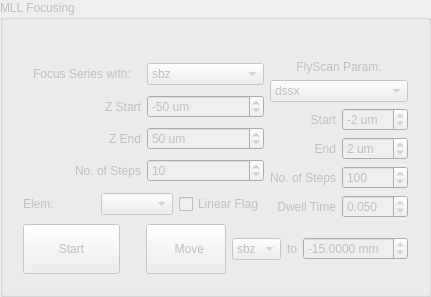
             <widget class="QGroupBox" name="groupBox_40">
              <property name="enabled">
               <bool>false</bool>
              </property>
              <property name="title">
               <string>MLL Focusing </string>
              </property>
              <layout class="QGridLayout" name="gridLayout_17">
               <item row="0" column="0">
                <widget class="QLabel" name="label_137">
                 <property name="sizePolicy">
                  <sizepolicy hsizetype="Preferred" vsizetype="Fixed">
                   <horstretch>0</horstretch>
                   <verstretch>0</verstretch>
                  </sizepolicy>
                 </property>
                 <property name="text">
                  <string/>
                 </property>
                </widget>
               </item>
               <item row="1" column="0">
                <layout class="QGridLayout" name="gridLayout_131">
                 <item row="2" column="0">
                  <layout class="QGridLayout" name="gridLayout_48">
                   <item row="0" column="0">
                    <widget class="QWidget" name="widget_9" native="true">
                     <layout class="QGridLayout" name="gridLayout_15">
                      <item row="0" column="2" rowspan="5">
                       <layout class="QVBoxLayout" name="verticalLayout_45">
                        <item>
                         <widget class="QLabel" name="label_83">
                          <property name="text">
                           <string>FlyScan Param.</string>
                          </property>
                          <property name="alignment">
                           <set>Qt::AlignCenter</set>
                          </property>
                         </widget>
                        </item>
                        <item>
                         <widget class="QComboBox" name="cb_foucsScanMotor_2">
                          <item>
                           <property name="text">
                            <string>dssx</string>
                           </property>
                          </item>
                          <item>
                           <property name="text">
                            <string>dssy</string>
                           </property>
                          </item>
                          <item>
                           <property name="text">
                            <string>dssz</string>
                           </property>
                          </item>
                         </widget>
                        </item>
                        <item>
                         <layout class="QHBoxLayout" name="horizontalLayout_75">
                          <item>
                           <widget class="QLabel" name="label_111">
                            <property name="text">
                             <string>Start</string>
                            </property>
                            <property name="alignment">
                             <set>Qt::AlignRight|Qt::AlignTrailing|Qt::AlignVCenter</set>
                            </property>
                           </widget>
                          </item>
                          <item>
                           <widget class="QSpinBox" name="sb_FocusScanMtrStart_2">
                            <property name="sizePolicy">
                             <sizepolicy hsizetype="Preferred" vsizetype="Fixed">
                              <horstretch>0</horstretch>
                              <verstretch>0</verstretch>
                             </sizepolicy>
                            </property>
                            <property name="suffix">
                             <string> um</string>
                            </property>
                            <property name="minimum">
                             <number>-15</number>
                            </property>
                            <property name="maximum">
                             <number>15</number>
                            </property>
                            <property name="singleStep">
                             <number>2</number>
                            </property>
                            <property name="value">
                             <number>-2</number>
                            </property>
                           </widget>
                          </item>
                         </layout>
                        </item>
                        <item>
                         <layout class="QHBoxLayout" name="horizontalLayout_83">
                          <item>
                           <widget class="QLabel" name="label_113">
                            <property name="text">
                             <string>End</string>
                            </property>
                            <property name="alignment">
                             <set>Qt::AlignRight|Qt::AlignTrailing|Qt::AlignVCenter</set>
                            </property>
                           </widget>
                          </item>
                          <item>
                           <widget class="QSpinBox" name="sb_FocusScanMtrEnd_2">
                            <property name="sizePolicy">
                             <sizepolicy hsizetype="Preferred" vsizetype="Fixed">
                              <horstretch>0</horstretch>
                              <verstretch>0</verstretch>
                             </sizepolicy>
                            </property>
                            <property name="suffix">
                             <string> um</string>
                            </property>
                            <property name="minimum">
                             <number>-15</number>
                            </property>
                            <property name="maximum">
                             <number>15</number>
                            </property>
                            <property name="singleStep">
                             <number>2</number>
                            </property>
                            <property name="value">
                             <number>2</number>
                            </property>
                           </widget>
                          </item>
                         </layout>
                        </item>
                        <item>
                         <layout class="QHBoxLayout" name="horizontalLayout_84">
                          <item>
                           <widget class="QLabel" name="label_114">
                            <property name="text">
                             <string>No. of Steps</string>
                            </property>
                            <property name="alignment">
                             <set>Qt::AlignRight|Qt::AlignTrailing|Qt::AlignVCenter</set>
                            </property>
                           </widget>
                          </item>
                          <item>
                           <widget class="QSpinBox" name="sb_FocusScanMtrStep_2">
                            <property name="sizePolicy">
                             <sizepolicy hsizetype="Preferred" vsizetype="Fixed">
                              <horstretch>0</horstretch>
                              <verstretch>0</verstretch>
                             </sizepolicy>
                            </property>
                            <property name="suffix">
                             <string/>
                            </property>
                            <property name="minimum">
                             <number>10</number>
                            </property>
                            <property name="maximum">
                             <number>1000</number>
                            </property>
                            <property name="singleStep">
                             <number>50</number>
                            </property>
                            <property name="value">
                             <number>100</number>
                            </property>
                           </widget>
                          </item>
                         </layout>
                        </item>
                        <item>
                         <layout class="QHBoxLayout" name="horizontalLayout_12">
                          <item>
                           <widget class="QLabel" name="label_120">
                            <property name="text">
                             <string>Dwell Time</string>
                            </property>
                            <property name="alignment">
                             <set>Qt::AlignRight|Qt::AlignTrailing|Qt::AlignVCenter</set>
                            </property>
                           </widget>
                          </item>
                          <item>
                           <widget class="QDoubleSpinBox" name="dsb_FocusScanDwell_2">
                            <property name="sizePolicy">
                             <sizepolicy hsizetype="Preferred" vsizetype="Fixed">
                              <horstretch>0</horstretch>
                              <verstretch>0</verstretch>
                             </sizepolicy>
                            </property>
                            <property name="decimals">
                             <number>3</number>
                            </property>
                            <property name="minimum">
                             <double>0.005000000000000</double>
                            </property>
                            <property name="maximum">
                             <double>0.500000000000000</double>
                            </property>
                            <property name="singleStep">
                             <double>0.010000000000000</double>
                            </property>
                            <property name="value">
                             <double>0.050000000000000</double>
                            </property>
                           </widget>
                          </item>
                         </layout>
                        </item>
                       </layout>
                      </item>
                      <item row="4" column="0" colspan="2">
                       <layout class="QHBoxLayout" name="horizontalLayout_88">
                        <item>
                         <widget class="QLabel" name="label_121">
                          <property name="text">
                           <string>Elem:</string>
                          </property>
                         </widget>
                        </item>
                        <item>
                         <widget class="QComboBox" name="cb_mll_focus_elem"/>
                        </item>
                        <item>
                         <widget class="QCheckBox" name="cb_linearFlag_zpFocus_2">
                          <property name="text">
                           <string>Linear Flag</string>
                          </property>
                         </widget>
                        </item>
                       </layout>
                      </item>
                      <item row="5" column="0">
                       <widget class="QPushButton" name="pb_mll_z_focus_start">
                        <property name="sizePolicy">
                         <sizepolicy hsizetype="Preferred" vsizetype="Fixed">
                          <horstretch>0</horstretch>
                          <verstretch>0</verstretch>
                         </sizepolicy>
                        </property>
                        <property name="text">
                         <string>
Start 
</string>
                        </property>
                       </widget>
                      </item>
                      <item row="5" column="1" colspan="2">
                       <layout class="QHBoxLayout" name="horizontalLayout_82">
                        <property name="leftMargin">
                         <number>20</number>
                        </property>
                        <item>
                         <widget class="QPushButton" name="pb_mll_z_focus_move">
                          <property name="sizePolicy">
                           <sizepolicy hsizetype="Minimum" vsizetype="Preferred">
                            <horstretch>0</horstretch>
                            <verstretch>0</verstretch>
                           </sizepolicy>
                          </property>
                          <property name="text">
                           <string>      Move    </string>
                          </property>
                         </widget>
                        </item>
                        <item>
                         <widget class="QComboBox" name="comboBox_3">
                          <item>
                           <property name="text">
                            <string>sbz</string>
                           </property>
                          </item>
                          <item>
                           <property name="text">
                            <string>hz</string>
                           </property>
                          </item>
                          <item>
                           <property name="text">
                            <string>vz</string>
                           </property>
                          </item>
                         </widget>
                        </item>
                        <item>
                         <widget class="QLabel" name="label_4">
                          <property name="text">
                           <string>to</string>
                          </property>
                          <property name="alignment">
                           <set>Qt::AlignCenter</set>
                          </property>
                         </widget>
                        </item>
                        <item>
                         <widget class="QDoubleSpinBox" name="dsb_ZPZ1TargetPos_2">
                          <property name="suffix">
                           <string> mm</string>
                          </property>
                          <property name="decimals">
                           <number>4</number>
                          </property>
                          <property name="minimum">
                           <double>-100.000000000000000</double>
                          </property>
                          <property name="maximum">
                           <double>20.000000000000000</double>
                          </property>
                          <property name="value">
                           <double>-15.000000000000000</double>
                          </property>
                         </widget>
                        </item>
                       </layout>
                      </item>
                      <item row="0" column="0" colspan="2">
                       <layout class="QGridLayout" name="gridLayout_12">
                        <item row="0" column="0">
                         <widget class="QLabel" name="label_84">
                          <property name="text">
                           <string>Focus Series with:</string>
                          </property>
                          <property name="alignment">
                           <set>Qt::AlignCenter</set>
                          </property>
                         </widget>
                        </item>
                        <item row="0" column="1">
                         <widget class="QComboBox" name="comboBox">
                          <item>
                           <property name="text">
                            <string>sbz</string>
                           </property>
                          </item>
                          <item>
                           <property name="text">
                            <string>hz</string>
                           </property>
                          </item>
                          <item>
                           <property name="text">
                            <string>vz</string>
                           </property>
                          </item>
                         </widget>
                        </item>
                       </layout>
                      </item>
                      <item row="1" column="0" colspan="2">
                       <layout class="QHBoxLayout" name="horizontalLayout_85">
                        <item>
                         <widget class="QLabel" name="label_115">
                          <property name="toolTip">
                           <string>relative start pos</string>
                          </property>
                          <property name="text">
                           <string>Z Start</string>
                          </property>
                          <property name="alignment">
                           <set>Qt::AlignRight|Qt::AlignTrailing|Qt::AlignVCenter</set>
                          </property>
                         </widget>
                        </item>
                        <item>
                         <widget class="QSpinBox" name="sb_ZPZ1RelativeStart_2">
                          <property name="sizePolicy">
                           <sizepolicy hsizetype="Preferred" vsizetype="Fixed">
                            <horstretch>0</horstretch>
                            <verstretch>0</verstretch>
                           </sizepolicy>
                          </property>
                          <property name="suffix">
                           <string> um</string>
                          </property>
                          <property name="minimum">
                           <number>-1000</number>
                          </property>
                          <property name="maximum">
                           <number>1000</number>
                          </property>
                          <property name="singleStep">
                           <number>10</number>
                          </property>
                          <property name="value">
                           <number>-50</number>
                          </property>
                         </widget>
                        </item>
                       </layout>
                      </item>
                      <item row="2" column="0" colspan="2">
                       <layout class="QHBoxLayout" name="horizontalLayout_86">
                        <item>
                         <widget class="QLabel" name="label_116">
                          <property name="toolTip">
                           <string>relative end pos</string>
                          </property>
                          <property name="text">
                           <string>Z End</string>
                          </property>
                          <property name="alignment">
                           <set>Qt::AlignRight|Qt::AlignTrailing|Qt::AlignVCenter</set>
                          </property>
                         </widget>
                        </item>
                        <item>
                         <widget class="QSpinBox" name="sb_ZPZ1RelativeEnd_2">
                          <property name="sizePolicy">
                           <sizepolicy hsizetype="Preferred" vsizetype="Fixed">
                            <horstretch>0</horstretch>
                            <verstretch>0</verstretch>
                           </sizepolicy>
                          </property>
                          <property name="suffix">
                           <string> um</string>
                          </property>
                          <property name="minimum">
                           <number>-1000</number>
                          </property>
                          <property name="maximum">
                           <number>1000</number>
                          </property>
                          <property name="singleStep">
                           <number>10</number>
                          </property>
                          <property name="value">
                           <number>50</number>
                          </property>
                         </widget>
                        </item>
                       </layout>
                      </item>
                      <item row="3" column="0" colspan="2">
                       <layout class="QHBoxLayout" name="horizontalLayout_87">
                        <item>
                         <widget class="QLabel" name="label_117">
                          <property name="text">
                           <string>No. of Steps</string>
                          </property>
                          <property name="alignment">
                           <set>Qt::AlignRight|Qt::AlignTrailing|Qt::AlignVCenter</set>
                          </property>
                         </widget>
                        </item>
                        <item>
                         <widget class="QSpinBox" name="sb_ZPZ1Steps_2">
                          <property name="sizePolicy">
                           <sizepolicy hsizetype="Preferred" vsizetype="Fixed">
                            <horstretch>0</horstretch>
                            <verstretch>0</verstretch>
                           </sizepolicy>
                          </property>
                          <property name="suffix">
                           <string/>
                          </property>
                          <property name="minimum">
                           <number>1</number>
                          </property>
                          <property name="maximum">
                           <number>1000</number>
                          </property>
                          <property name="singleStep">
                           <number>5</number>
                          </property>
                          <property name="value">
                           <number>10</number>
                          </property>
                         </widget>
                        </item>
                       </layout>
                      </item>
                     </layout>
                    </widget>
                   </item>
                  </layout>
                 </item>
                </layout>
               </item>
              </layout>
             </widget>
